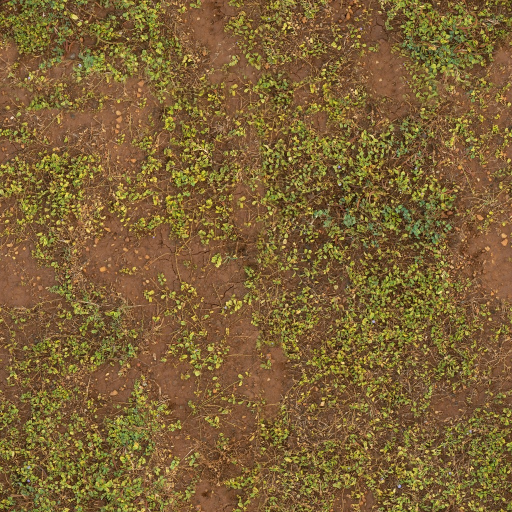
#> input picture demo_webgl/1.jpg, 1024 x 1024 px, found by its file name (shown at 1/2 size)
$ python laplacian_blend.py
#> lines starting #> are read from the running program, lines starting #| are printed output that depends on the picture; after the words box and inside, x2 and y2 are one past the last pixel; in counts of white or black regions, pixels touching at a corner belong together
"""
GPU-Friendly Laplacian Texture Blending (Wronski, JCGT 2025)
Offline Reference Implementation & Experimental Comparison

Reproduces the core algorithm from Listing 1 of the paper:
'GPU Friendly Laplacian Texture Blending', Bartlomiej Wronski (2025).
"""

import argparse
import os
import numpy as np
from PIL import Image, ImageFilter


def build_mipmap_chain(img_array: np.ndarray, num_levels: int, filter_type=Image.Resampling.BILINEAR):
    """
    Constructs a chain of mipmap levels upsampled back to full resolution,
    simulating hardware texture sampling at different LODs:
    Fup((G_k) ^ k)
    """
    h, w = img_array.shape[0], img_array.shape[1]
    arr_uint8 = (np.clip(img_array, 0, 1) * 255.0).astype(np.uint8)
    if arr_uint8.ndim == 3 and arr_uint8.shape[2] == 1:
        base_img = Image.fromarray(arr_uint8[:, :, 0], mode="L")
    else:
        base_img = Image.fromarray(arr_uint8)

    levels = []
    # Level 0 is the original full-resolution image
    levels.append(img_array.copy())

    for i in range(1, num_levels + 1):
        target_w = max(1, w >> i)
        target_h = max(1, h >> i)

        # Downsample to mip level
        down = base_img.resize((target_w, target_h), resample=filter_type)
        # Upsample bilinearly back to original resolution (simulating GPU texture2D with lod)
        up = down.resize((w, h), resample=Image.Resampling.BILINEAR)

        level_array = np.array(up, dtype=np.float32) / 255.0
        if level_array.ndim == 2:
            level_array = level_array[:, :, np.newaxis]
        levels.append(level_array)

    return levels


def laplacian_blend(tex0: np.ndarray, tex1: np.ndarray, mask: np.ndarray, num_levels: int = 4):
    """
    Executes the exact algorithm from Listing 1 in Wronski (2025).
    """
    tex0_levels = build_mipmap_chain(tex0, num_levels)
    tex1_levels = build_mipmap_chain(tex1, num_levels)
    mask_levels = build_mipmap_chain(mask, num_levels)

    blended = np.zeros_like(tex0, dtype=np.float32)

    # Accumulate Laplacian band differences
    for i in range(num_levels):
        tex0_laplace = tex0_levels[i] - tex0_levels[i + 1]
        tex1_laplace = tex1_levels[i] - tex1_levels[i + 1]

        # Blend each band with corresponding mask level
        blended += tex0_laplace * (1.0 - mask_levels[i]) + tex1_laplace * mask_levels[i]

    # Coarsest Gaussian residual level
    tex0_gauss = tex0_levels[num_levels]
    tex1_gauss = tex1_levels[num_levels]
    blended += tex0_gauss * (1.0 - mask_levels[num_levels]) + tex1_gauss * mask_levels[num_levels]

    return np.clip(blended, 0.0, 1.0)


def naive_linear_blend(tex0: np.ndarray, tex1: np.ndarray, mask: np.ndarray):
    """
    Standard pointwise linear texture blending (lerp baseline).
    """
    return np.clip(tex0 * (1.0 - mask) + tex1 * mask, 0.0, 1.0)


def local_variance(img_gray: np.ndarray, kernel_size: int = 7):
    """
    Computes local patch variance as a proxy for contrast/texture detail preservation.
    """
    from scipy.ndimage import uniform_filter
    mean = uniform_filter(img_gray, size=kernel_size)
    mean_sq = uniform_filter(img_gray ** 2, size=kernel_size)
    var = mean_sq - mean ** 2
    return np.maximum(var, 0.0)


def main():
    parser = argparse.ArgumentParser(description="GPU-Friendly Laplacian Texture Blending (Reference Runner)")
    parser.add_argument("--tex0", default="demo_webgl/1.jpg", help="Path to Texture 0")
    parser.add_argument("--tex1", default="demo_webgl/2.jpg", help="Path to Texture 1")
    parser.add_argument("--mask", default="demo_webgl/perlin.jpg", help="Path to mask or 'linear'")
    parser.add_argument("--levels", type=int, default=4, help="Number of Laplacian levels (default: 4)")
    parser.add_argument("--outdir", default="output", help="Output directory")
    args = parser.parse_args()

    os.makedirs(args.outdir, exist_ok=True)

    # 1. Load textures
    img0 = Image.open(args.tex0).convert("RGB")
#> img0 is the input picture: PIL image 1024x1024 RGB; mean R, G, B 126.4, 98.7, 54.1
    img1 = Image.open(args.tex1).convert("RGB").resize(img0.size, Image.Resampling.BILINEAR)
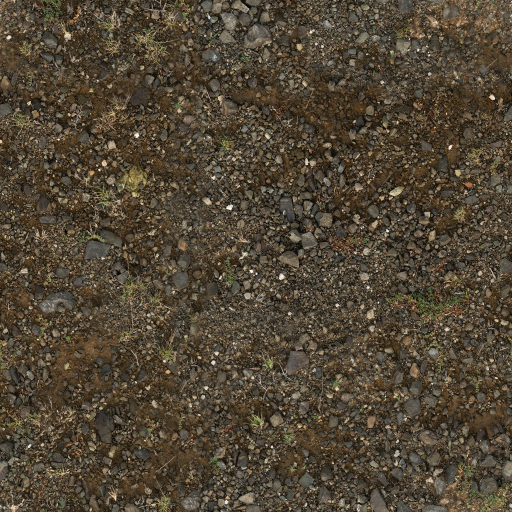
#> input picture demo_webgl/2.jpg, 1024 x 1024 px, found by its file name (shown at 1/2 size)
#> img1 is the input picture: PIL image 1024x1024 RGB; mean R, G, B 81.3, 70.3, 53.6
    w, h = img0.size
#> w = 1024; h = 1024

    # Load or generate mask
    if args.mask == "linear":
        x = np.linspace(0, 1, w, dtype=np.float32)
        mask_arr = np.tile(x, (h, 1))[:, :, np.newaxis]
    else:
        mask_img = Image.open(args.mask).convert("L").resize((w, h), Image.Resampling.BILINEAR)
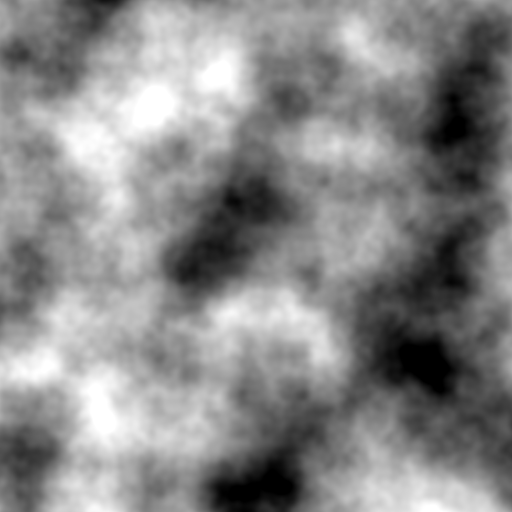
#> input picture demo_webgl/perlin.jpg, 1024 x 1024 px, found by its file name (shown at 1/2 size)
#> mask_img is the input picture: PIL image 1024x1024 L; min 0, max 255, mean 135.9
        raw_mask = np.array(mask_img, dtype=np.float32) / 255.0
        # Sigmoid/threshold similar to demo shader for organic transition boundary
        threshold = 0.55
        mask_arr = np.clip((raw_mask - threshold) * 8.0 + 0.5, 0.0, 1.0)[:, :, np.newaxis]

    t0_arr = np.array(img0, dtype=np.float32) / 255.0
    t1_arr = np.array(img1, dtype=np.float32) / 255.0

    print("=================================================================")
    print("  GPU-Friendly Laplacian Texture Blending - Verificação")
    print("=================================================================")
    print(f"Textura 0: {args.tex0} ({w}x{h})")
#| Textura 0: demo_webgl/1.jpg (1024x1024)
    print(f"Textura 1: {args.tex1} ({w}x{h})")
#| Textura 1: demo_webgl/2.jpg (1024x1024)
    print(f"Níveis Laplacianos: {args.levels}")

    # 2. Computar blends
    print("\nExecutando Linear Blend (Baseline)...")
    linear_res = naive_linear_blend(t0_arr, t1_arr, mask_arr)

    print(f"Executando Laplacian Texture Blend ({args.levels} níveis)...")
    laplacian_res = laplacian_blend(t0_arr, t1_arr, mask_arr, num_levels=args.levels)
#> after the loop in build_mipmap_chain, `for i in range(1, num_levels + 1):`: levels = 5 items
#> call 2 of build_mipmap_chain, with num_levels = 4, filter_type = 2
#> after the loop in build_mipmap_chain (call 2), `for i in range(1, num_levels + 1):`:
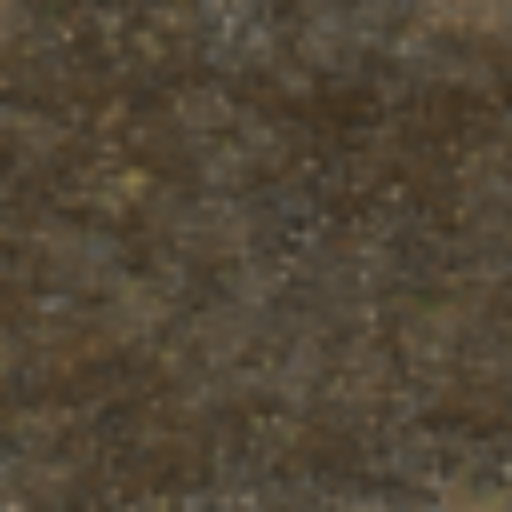
#> level_array: shape (1024, 1024, 3) float32 (shown at 1/2 size); mean R, G, B 0.319, 0.276, 0.211
#> call 3 of build_mipmap_chain, with num_levels = 4, filter_type = 2
#> after the loop in build_mipmap_chain (call 3), `for i in range(1, num_levels + 1):`:
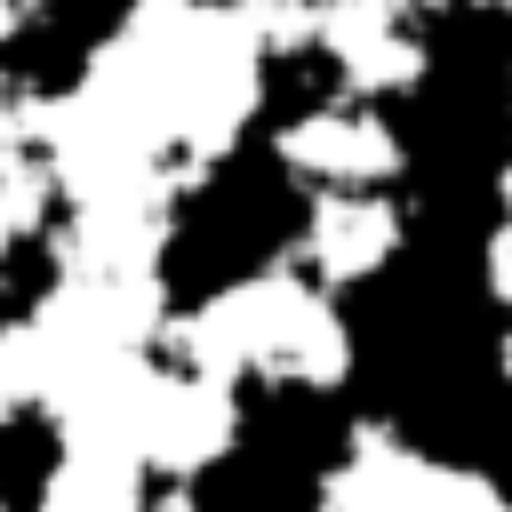
#> level_array: shape (1024, 1024, 1) float32 (shown at 1/2 size); min 0, max 1, mean 0.495

    # 3. Métricas quantitativas de preservação de detalhe na zona de transição
    # Transição é onde a máscara está entre 0.05 e 0.95
    blend_region = (mask_arr[:, :, 0] > 0.05) & (mask_arr[:, :, 0] < 0.95)
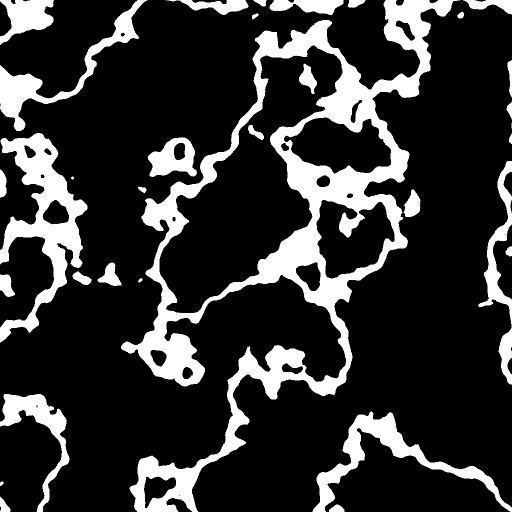
#> blend_region: shape (1024, 1024) bool (shown at 1/2 size); 20% white; 34 white regions (2 under 20 px), largest, box (x1, y1, x2, y2) and area: (242, 0, 920, 1024) 118729, (0, 266, 175, 685) 24519, (625, 823, 1024, 1024) 13909

    # Converter para escala de cinza para medir variância local (detalhes/contraste)
    lin_gray = np.dot(linear_res[..., :3], [0.2989, 0.5870, 0.1140])
    lap_gray = np.dot(laplacian_res[..., :3], [0.2989, 0.5870, 0.1140])

    var_lin = np.mean(local_variance(lin_gray)[blend_region])
#> in local_variance, `var = mean_sq - mean ** 2`:
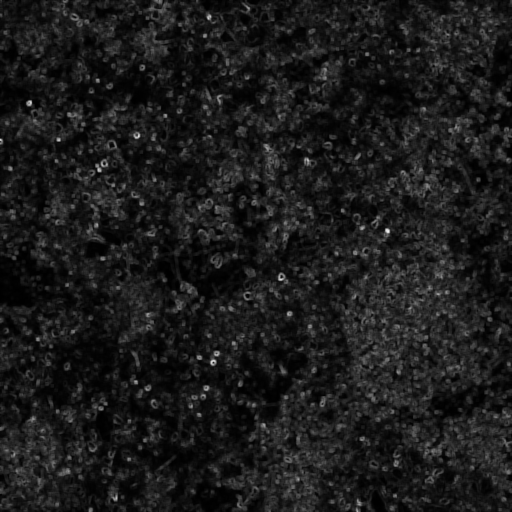
#> var: shape (1024, 1024) float64 (shown at 1/2 size); min 0.000144, max 0.119, mean 0.013; drawn with min black and max white
#> var_lin = 0.00953
    var_lap = np.mean(local_variance(lap_gray)[blend_region])
#> var_lap = 0.00939
    contrast_retention = (var_lap / var_lin) * 100.0 if var_lin > 0 else 100.0
#> contrast_retention = 98.5

    print("\n--- Resultados Quantitativos na Zona de Transição ---")
    print(f"Pixels na zona de transição: {np.count_nonzero(blend_region)} ({np.mean(blend_region)*100:.1f}% da imagem)")
#| Pixels na zona de transição: 209854 (20.0% da imagem)
    print(f"Variância local média - Linear Blend:    {var_lin:.6f}")
#| Variância local média - Linear Blend:    0.009528
    print(f"Variância local média - Laplacian Blend: {var_lap:.6f}")
#| Variância local média - Laplacian Blend: 0.009386
    print(f"Ganho relativo de preservação de contraste/detalhe: {contrast_retention:.1f}%")
#| Ganho relativo de preservação de contraste/detalhe: 98.5%

    # 4. Salvar saídas
    p_lin = os.path.join(args.outdir, "blend_linear_baseline.png")
    p_lap = os.path.join(args.outdir, f"blend_laplacian_{args.levels}levels.png")
    p_mask = os.path.join(args.outdir, "mask_used.png")

    Image.fromarray((linear_res * 255.0).astype(np.uint8)).save(p_lin)
    Image.fromarray((laplacian_res * 255.0).astype(np.uint8)).save(p_lap)
    Image.fromarray((np.repeat(mask_arr, 3, axis=2) * 255.0).astype(np.uint8)).save(p_mask)

    # 5. Criar montagem comparativa (Grid)
    # Linha 1: Tex0, Mascara, Tex1
    # Linha 2: Linear Baseline, Laplacian Blend, Mapa de Diferença Absoluta (|Lap - Lin| * 3x)
    thumb_w, thumb_h = w // 2, h // 2
#> thumb_w = 512; thumb_h = 512
    def thumb(arr):
        return Image.fromarray((np.clip(arr, 0, 1) * 255.0).astype(np.uint8)).resize((thumb_w, thumb_h), Image.Resampling.BILINEAR)

    diff = np.abs(laplacian_res - linear_res) * 4.0  # amplificado 4x para visualização

    grid = Image.new("RGB", (thumb_w * 3, thumb_h * 2), (25, 25, 25))
#> grid: PIL image 1536x1024 RGB; every value is 25
    grid.paste(thumb(t0_arr), (0, 0))
    grid.paste(thumb(np.repeat(mask_arr, 3, axis=2)), (thumb_w, 0))
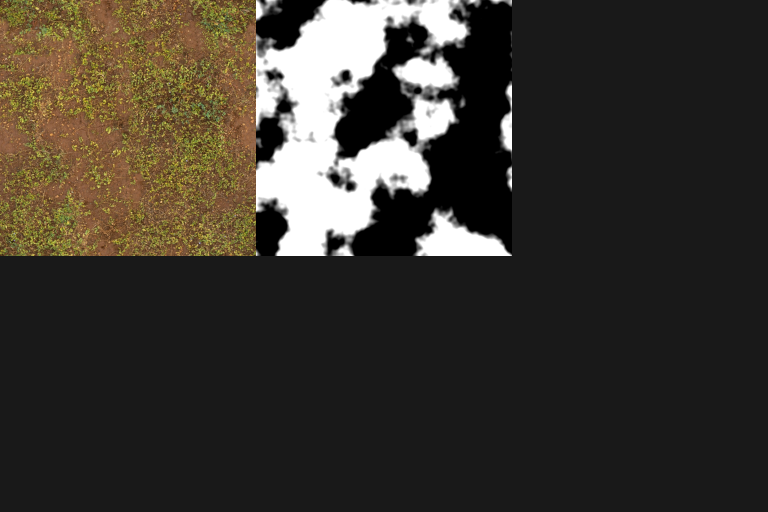
#> grid: PIL image 1536x1024 RGB (shown at 1/2 size); mean R, G, B 58.8, 54.2, 46.8
    grid.paste(thumb(t1_arr), (thumb_w * 2, 0))

    grid.paste(thumb(linear_res), (0, thumb_h))
    grid.paste(thumb(laplacian_res), (thumb_w, thumb_h))
    grid.paste(thumb(diff), (thumb_w * 2, thumb_h))

    p_grid = os.path.join(args.outdir, "comparativo_completo.png")
    grid.save(p_grid)

    print(f"\nImagens salvas em '{args.outdir}/':")
    print(f" - {p_lin}")
    print(f" - {p_lap}")
    print(f" - {p_mask}")
    print(f" - {p_grid}")
    print("\nExecução e comprovação da Regra de Viabilidade Inicial concluídas com sucesso!")


if __name__ == "__main__":
    main()
